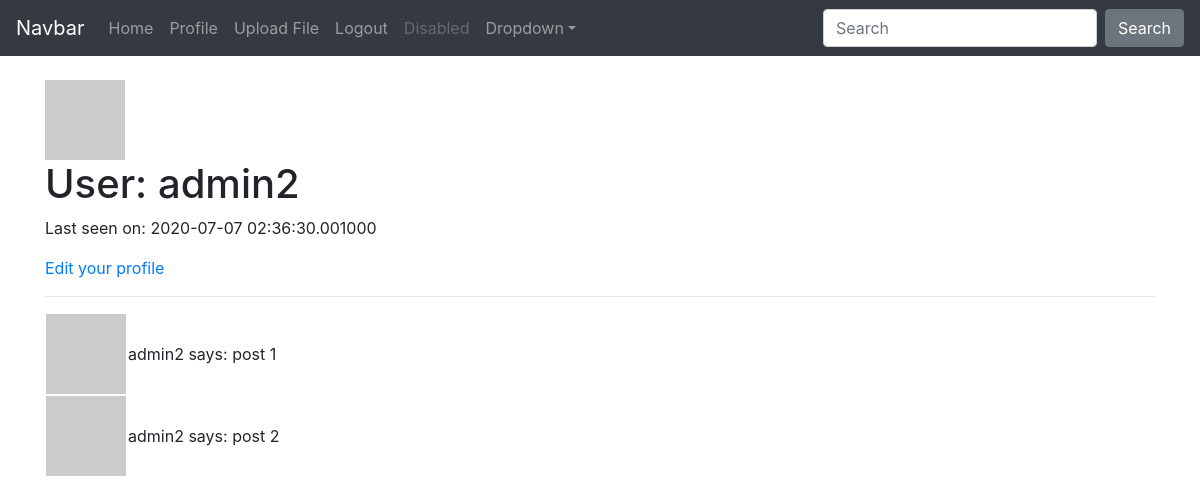
Page /user/admin2 (signed in) on the committed database.
### app/models.py (models this page shows, shortened)
class User(UserMixin, db.Model):
    id = db.Column(db.Integer, primary_key=True)
    username = db.Column(db.String(64), index=True, unique=True)
    email = db.Column(db.String(120), index=True, unique=True)
    password_hash = db.Column(db.String(128))
    posts = db.relationship('Post', backref='author', lazy='dynamic')
    about_me = db.Column(db.String(140))
    last_seen = db.Column(db.DateTime, default=datetime.utcnow)
    def avatar(self, size):
        digest = md5(self.email.lower().encode('utf-8')).hexdigest()
        return 'https://www.gravatar.com/avatar/{}?d=mp&s={}'.format(digest, size)

### app/routes.py (the view)
@app.route('/user/<username>')
@login_required
def user(username):
    user = User.query.filter_by(username=username).first_or_404()
    posts = [
        {'author': user, 'body': 'post 1'},
        {'author': user, 'body': 'post 2'}
    ]
    return render_template('user.html', user=user, posts=posts)

### app/models.py (called while the page is built)
@login.user_loader
def load_user(id):
    return User.query.get(int(id))

### app/routes.py (called while the page is built)
@app.before_request
def before_request():
    if current_user.is_authenticated:
        current_user.last_seen = datetime.utcnow()
        db.session.commit()

### app/templates/user.html (shortened to what this page needs)
{% extends "base.html" %}
{% block content %}
    <div>
      <img src="{{ user.avatar(128) }}" alt="" srcset="">
        <h1>
           User: {{ user.username }}
        </h1>
        {% if user.last_seen %}<p>Last seen on: {{ user.last_seen }}</p>{% endif %}
        <p>
          <a href="{{ url_for('edit_profile') }}">Edit your profile</a>
        </p>
        <hr>
        {% for post in posts %}
          {% include '_post.html' %}
        {% endfor %}
    </div>
{% endblock %}

### app/templates/_post.html
<table>
<tr>
    <td>
    <img src="{{ user.avatar(36) }}" alt="" srcset="">
    </td>
    <td>
    {{ post.author.username }} says: {{ post.body }}
    </td>
</tr>
</table>

### app/templates/base.html (style rules this page uses)
body { padding-top: 5rem; }

### rows in the picture
User: username "admin2", last_seen "2020-07-07 02:36:30.001000", author.username "admin2" "admin2"

### other values in the picture
{{ post.body }} "post 1" "post 2"
